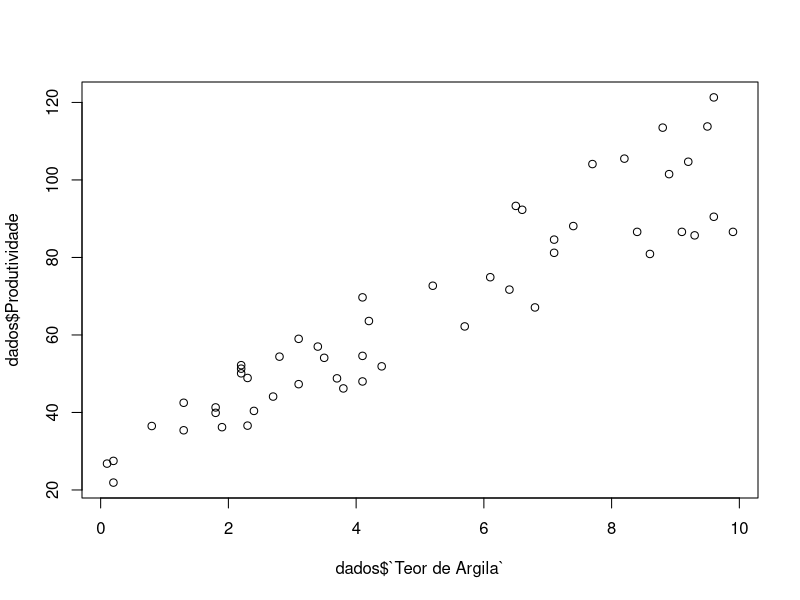

This chart was generated by the following R code:
# PROMPT para o ChatGPT:
# Poderia por favor preparar os dados da planilha em anexo, os quais se referem 
# a uma análise de regressão linear, a fim de que possam ser analisados 
# pela função lm da linguagem R? 

# Pacote para ler o arquivo do Excel, caso não queira fazer a importação do jeito
# que foi mostrado na aula
if (!require("readxl")) install.packages("readxl", repos = "http://cran.rstudio.com/")
library(readxl)

# Abre a planilha 1 do arquivo (sheet = 1)
dados <- read_xlsx("regressao_simples.xlsx", sheet = 1)

# Calcula a correlação entre as variáveis
cor(dados$`Teor de Argila`, dados$Produtividade)

# Exibe o gráfico, onde o primeiro argumento é o eixo x e o segundo o eixo y
plot(dados$`Teor de Argila`, dados$Produtividade)

# Realiza a análise de regressão linear
regressao = lm(dados$Produtividade ~ dados$`Teor de Argila`)
summary(regressao)

# LEMBRETE: o somatório dos erros deve ser igual ou próximo a 0
erros = regressao$residuals
sum(erros)
sd(erros)

# Testando a normalidade dos dados
shapiro.test(erros)

if (!require("lmtest")) install.packages("lmtest", repos = "http://cran.rstudio.com/")
library(lmtest)

# Se p-value > 0.05, logo os meus resíduos são homocedásticos ao longo do eixo X
gqtest(erros ~ dados$Produtividade)